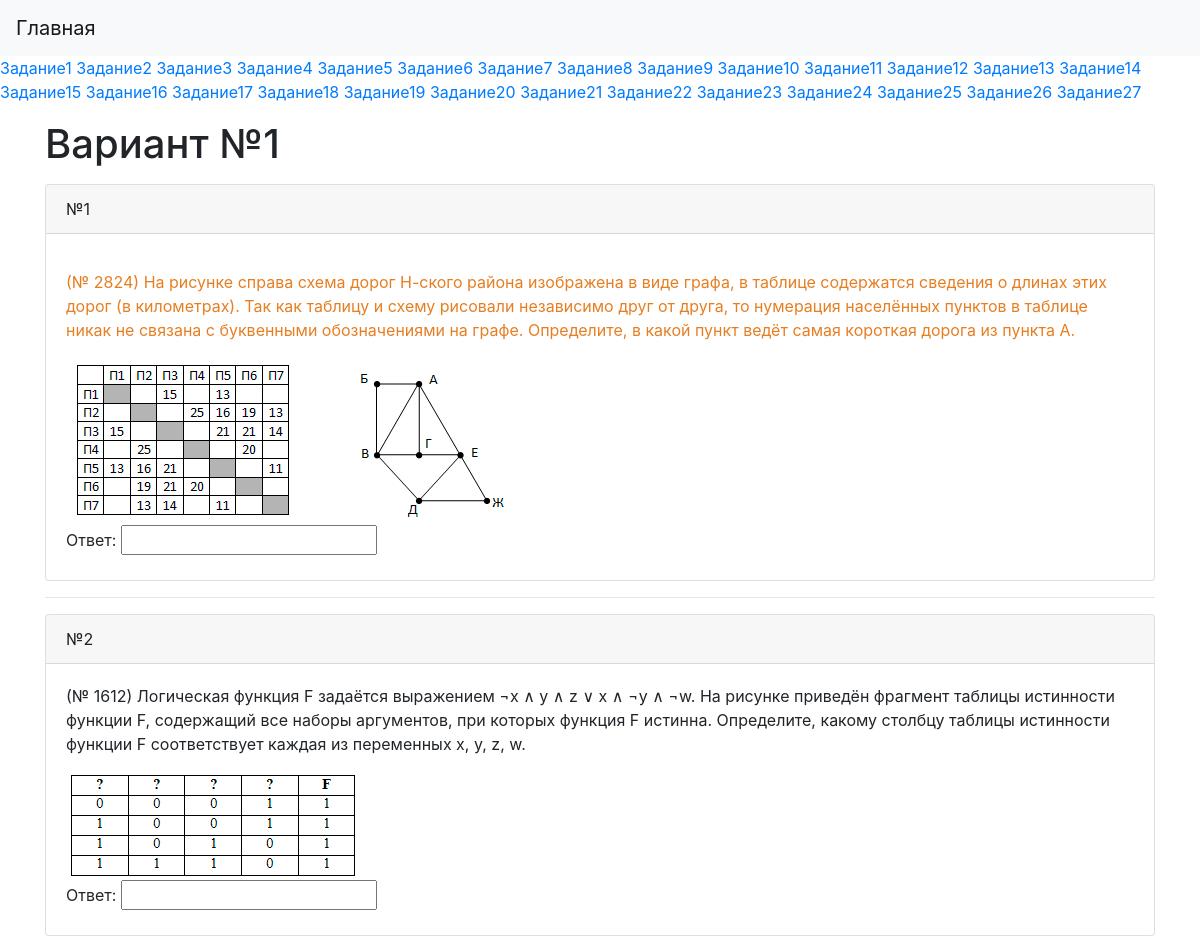
/gen/1/ (upper part), run on an earlier commit of the app's database.
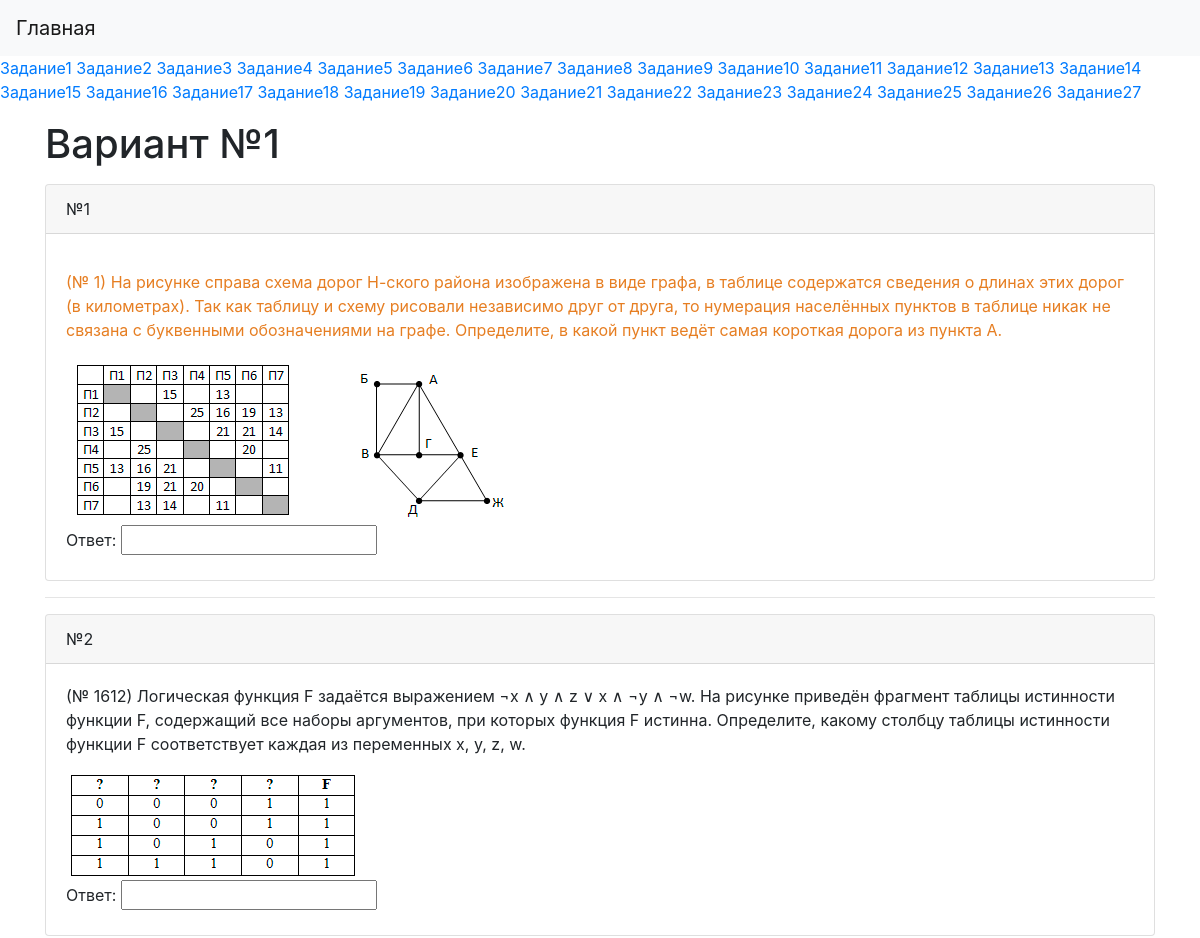
And on a later commit of the database.
### generator/models.py (models this page shows, shortened)
class Variant(models.Model):
    title = models.CharField(max_length=100, blank=True)
    task1 = models.ForeignKey(Task1, on_delete=models.PROTECT)
    task2 = models.ForeignKey(Task2, on_delete=models.PROTECT)
    task3 = models.ForeignKey(Task3, on_delete=models.PROTECT)
    task4 = models.ForeignKey(Task4, on_delete=models.PROTECT)
    task5 = models.ForeignKey(Task5, on_delete=models.PROTECT)
    task6 = models.ForeignKey(Task6, on_delete=models.PROTECT)
    task7 = models.ForeignKey(Task7, on_delete=models.PROTECT)
    task8 = models.ForeignKey(Task8, on_delete=models.PROTECT)
    task9 = models.ForeignKey(Task9, on_delete=models.PROTECT)
    task10 = models.ForeignKey(Task10, on_delete=models.PROTECT)
    task11 = models.ForeignKey(Task11, on_delete=models.PROTECT)
    task12 = models.ForeignKey(Task12, on_delete=models.PROTECT)
    task13 = models.ForeignKey(Task13, on_delete=models.PROTECT)
    task14 = models.ForeignKey(Task14, on_delete=models.PROTECT)
    task15 = models.ForeignKey(Task15, on_delete=models.PROTECT)
    task16 = models.ForeignKey(Task16, on_delete=models.PROTECT)
    task17 = models.ForeignKey(Task17, on_delete=models.PROTECT)
    task18 = models.ForeignKey(Task18, on_delete=models.PROTECT)
    task19 = models.ForeignKey(Task19, on_delete=models.PROTECT)
    task20 = models.ForeignKey(Task20, on_delete=models.PROTECT)
    task21 = models.ForeignKey(Task21, on_delete=models.PROTECT)
    task22 = models.ForeignKey(Task22, on_delete=models.PROTECT)
    task23 = models.ForeignKey(Task23, on_delete=models.PROTECT)
    task24 = models.ForeignKey(Task24, on_delete=models.PROTECT)
    task25 = models.ForeignKey(Task25, on_delete=models.PROTECT)
    task26 = models.ForeignKey(Task26, on_delete=models.PROTECT)
    task27 = models.ForeignKey(Task27, on_delete=models.PROTECT)
    class Meta:
        verbose_name = 'Вариант'
        verbose_name_plural = 'Варианты'

class Task1(models.Model):
    title = models.CharField(max_length=100, default='Задание 1', blank=True)
    content = models.TextField(blank=True, verbose_name='Задание')
    photo = models.ImageField(upload_to='photos/%Y/%m/%d', blank=True, verbose_name='Фото к заданию')
    answer = models.TextField(verbose_name='Ответ', blank=True)
    file = models.FileField(upload_to='files/%Y/%m/%d', blank=True, verbose_name='Файл к заданию')
    def __str__(self):
        return self.content
    class Meta:
        verbose_name = 'Задание 1'
        verbose_name_plural = 'Задание 1'

class Task2(models.Model):
    title = models.CharField(max_length=100, default='Задание 2', blank=True)
    content = models.TextField(blank=True, verbose_name='Задание')
    photo = models.ImageField(upload_to='photos/%Y/%m/%d', blank=True, verbose_name='Фото к заданию')
    answer = models.TextField(verbose_name='Ответ', blank=True)
    file = models.FileField(upload_to='files/%Y/%m/%d', blank=True, verbose_name='Файл к заданию')
    def __str__(self):
        return self.content
    class Meta:
        verbose_name = 'Задание 2'
        verbose_name_plural = 'Задание 2'

### generator/views.py (the view)
# urls.py: path('gen/<int:pk>/', ready_var, name='ready_var'),
def ready_var(request, pk):
    variant = Variant.objects.get(pk=pk)
    if request.method == 'POST':
        form = AnswerForm(request.POST)
        if form.is_valid():
            answers = form.cleaned_data
            for key in answers:
                if answers[key] == '':
                    answers[key] = 'None'
            context = {'variant': variant, 'answers': answers}
            if request.user.is_authenticated:
                return render(request, 'generator/answer.html', context)
            else:
                return redirect('/admin/')
    else:
        form = AnswerForm()
    context = {'variant': variant, 'form': form}
    return render(request, 'generator/ready_var.html', context)

### generator/models.py (called while the page is built)
    def __str__(self):
        return self.content

    def __str__(self):
        return self.content

    def __str__(self):
        return self.content

    def __str__(self):
        return self.content

    def __str__(self):
        return self.content

    def __str__(self):
        return self.content

    def __str__(self):
        return self.content

    def __str__(self):
        return self.content

    def __str__(self):
        return self.content

    def __str__(self):
        return self.content

    def __str__(self):
        return self.content

    def __str__(self):
        return self.content

    def __str__(self):
        return self.content

    def __str__(self):
        return self.content

    def __str__(self):
        return self.content

    def __str__(self):
        return self.content

    def __str__(self):
        return self.content

    def __str__(self):
        return self.content

    def __str__(self):
        return self.content

    def __str__(self):
        return self.content

    def __str__(self):
        return self.content

    def __str__(self):
        return self.content

    def __str__(self):
        return self.content

    def __str__(self):
        return self.content

### generator/templates/generator/ready_var.html
{% extends 'base.html' %}
{% block content %}
{% include 'inc/_variant.html' %}
{% endblock %}

### templates/inc/_variant.html (shortened to what this page needs)
<h1><p>Вариант №{{ variant.pk }}</p></h1>
<form method="post">
    <div class="card">
        <div class="card-header">
            №1
        </div>
        <div class="card-body">
            <p>{{ variant.task1|safe }}</p>
            <div class="media">
                {% if variant.task1.photo %}
                <img src="{{ variant.task1.photo.url }}" alt="" class="float-left mr-3">
                {% endif %}
            </div>
            <label for="{{ form.answer1.is_for_label }}">Ответ:</label>
            {{ form.answer1 }}
        </div>
    </div>
    <hr>
    <div class="card">
        <div class="card-header">
            №2
        </div>
        <div class="card-body">
            <p>{{ variant.task2|safe }}</p>
            <div class="media">
                {% if variant.task2.photo %}
                <img src="{{ variant.task2.photo.url }}" alt="" class="float-left mr-3">
                {% endif %}
            </div>
            <label for="{{ form.answer2.is_for_label }}">Ответ:</label>
            {{ form.answer2 }}
        </div>
    </div>
    <br>
</form>

What changed in the data, as far as the page shows it:
changed through a linked row, Variant id 1: task1 "(№ 2824) На рисунке справа схема…" → "(№ 1) На рисунке справа схема…"
